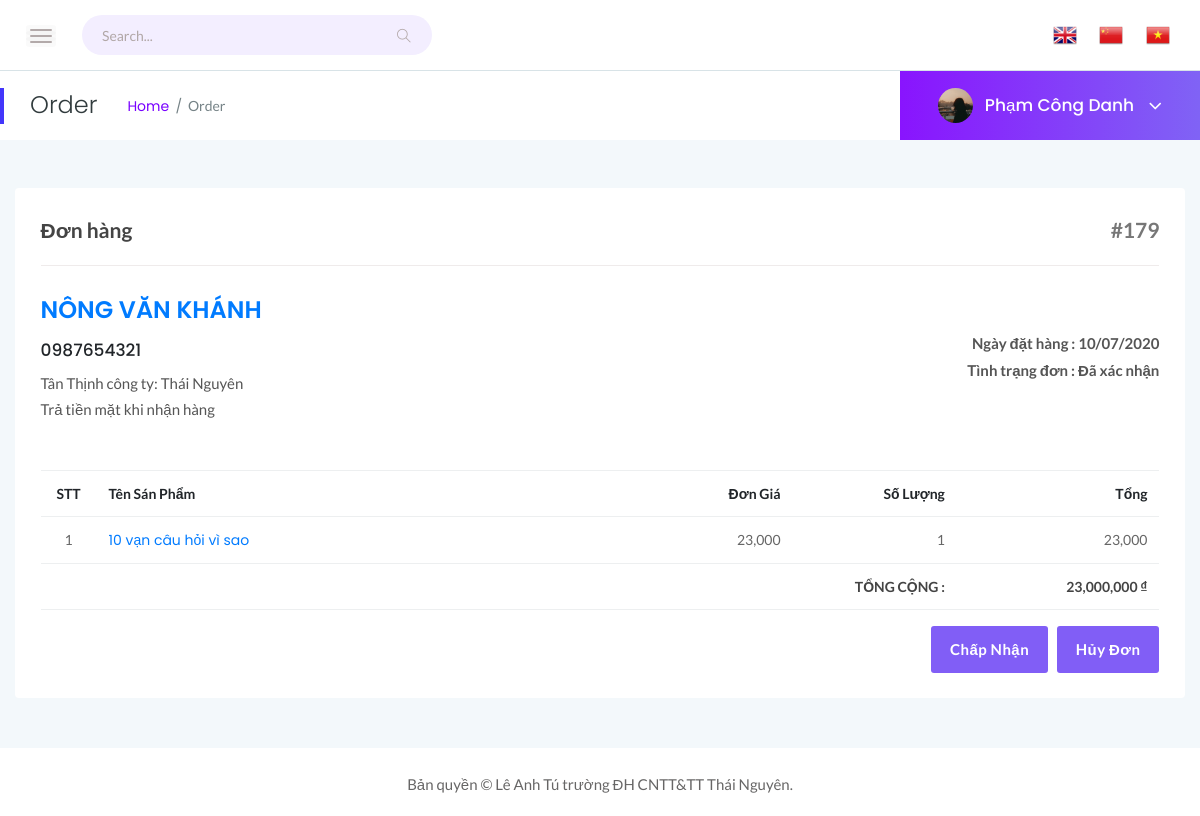
/admin.php?action=detail_order&id_order=179 (signed in), run on the app's committed database.
### tables this page shows
CREATE TABLE `order_product` (
  `id_order` int(11) NOT NULL,
  `id_user` varchar(50) NOT NULL,
  `address_order` text NOT NULL,
  `id_location` int(11) NOT NULL,
  `id_methods` int(11) NOT NULL,
  `note` text NOT NULL,
  `phone` text NOT NULL,
  `order_date` date NOT NULL,
  `price_order` int(11) NOT NULL,
  `status` int(5) NOT NULL
);

CREATE TABLE `users` (
  `id_user` varchar(50) NOT NULL,
  `password` varchar(50) NOT NULL,
  `permission` int(11) NOT NULL,
  `fullname` varchar(255) NOT NULL,
  `dateofbirth` date NOT NULL,
  `mail` varchar(255) NOT NULL,
  `phone` varchar(11) NOT NULL,
  `adress` varchar(255) NOT NULL,
  `room` varchar(50) NOT NULL,
  `id_location` int(11) NOT NULL COMMENT 'địa chỉ công ty',
  `avata` varchar(255) NOT NULL,
  `debt` int(11) NOT NULL COMMENT 'Tiền thiếu'
);

CREATE TABLE `location` (
  `id_location` int(11) NOT NULL,
  `location` varchar(255) NOT NULL,
  `note_location` text NOT NULL
);

CREATE TABLE `payment_methods` (
  `id_methods` int(11) NOT NULL,
  `methods` varchar(255) NOT NULL,
  `note` text NOT NULL
);

CREATE TABLE `status_order` (
  `status` int(5) NOT NULL,
  `note_status` text NOT NULL
);

CREATE TABLE `order_detail` (
  `id_order` int(11) NOT NULL,
  `id_product` int(11) NOT NULL,
  `qty` int(11) NOT NULL
);

CREATE TABLE `product` (
  `id_product` int(11) NOT NULL,
  `name` varchar(255) NOT NULL,
  `qty` int(11) NOT NULL COMMENT 'số lượng',
  `id_category` int(11) NOT NULL,
  `price` int(11) NOT NULL COMMENT 'đơn giá',
  `image` varchar(255) NOT NULL,
  `id_supplier` int(11) NOT NULL,
  `note` text NOT NULL
);

### controllers/admin_controller.php (called while the page is built, shortened)
<?php
	require("models/admin_model.php");
	class Admin_controller
	{
		public function __construct()
		{
			$this->model = new Admin_model();
		}
		public function Detail_order()
		{
			$id_order = $_GET['id_order'];
			$bill = $this->model->Bill_detail($id_order);
			$detail_order = $this->model->Detail_order($id_order);
			include_once("views/admin/admin_detail_order.php");
		}
	}
 ?>

### models/admin_model.php (called while the page is built, shortened)
<?php
	class Admin_model
	{
		private $conn;
		public function __construct()
		{
			$host = "localhost";
			$username = "root";
			$password = "";
			$database = "ql_car";
			$this->conn= new mysqli($host, $username, $password, $database) or die('Loi ket noi');
			$this->conn->set_charset("UTF8");
		}
		public function Detail_order($id_order)
		{
			$sql = "SELECT *,order_detail.qty AS qty_order FROM order_detail, product WHERE order_detail.id_product = product.id_product AND id_order = '$id_order'";
			$query = $this->conn->query($sql);
			return $query;
		}
		public function Bill_detail($id_order)
		{
			$sql = "SELECT order_product.*, users.fullname, status_order.*, payment_methods.methods, location.location FROM order_product, users, status_order, payment_methods, location WHERE payment_methods.id_methods = order_product.id_methods AND order_product.id_user = users.id_user AND location.id_location = order_product.id_location AND status_order.status = order_product.status AND id_order = '$id_order'";
			$query = $this->conn->query($sql);
			return $query;
		}
	}
 ?>

### views/admin/admin_detail_order.php (the view, shortened to what this page needs)
<!doctype html>
<html class="no-js" lang="en">
<head>
    <link rel="stylesheet" href="assets/css/bootstrap.min.css">
    <link rel="stylesheet" href="assets/css/font-awesome.min.css">
    <link rel="stylesheet" href="assets/css/themify-icons.css">
    <link rel="stylesheet" href="assets/css/metisMenu.css">
    <link rel="stylesheet" href="assets/css/owl.carousel.min.css">
    <link rel="stylesheet" href="assets/css/slicknav.min.css">
    <link rel="stylesheet" href="https://www.amcharts.com/lib/3/plugins/export/export.css" type="text/css" media="all" />
    <link rel="stylesheet" href="assets/css/typography.css">
    <link rel="stylesheet" href="assets/css/default-css.css">
    <link rel="stylesheet" href="assets/css/styles.css">
    <link rel="stylesheet" href="assets/css/responsive.css">
</head>
<body>
    <div class="page-container">
        <div class="main-content">
            <header>
                <?php include( "res/header.php") ?>
            </header>
            <div class="page-title-area">
                <div class="row align-items-center">
                    <div class="col-sm-6">
                        <div class="breadcrumbs-area clearfix">
                            <h4 class="page-title pull-left">Order</h4>
                            <ul class="breadcrumbs pull-left">
                                <li><a href="admin.php">Home</a>
                                </li>
                                <li><span>Order</span>
                                </li>
                            </ul>
                        </div>
                    </div>
                    <?php include_once("res/account.php"); ?>
                </div>
            </div>
            <div class="main-content-inner">
                <div class="row">
                    <div class="col-lg-12 mt-5">
                        <div class="card">
                            <div class="card-body">
                                <?php while ($show = $bill->fetch_assoc()) { ?>
                                    <div class="invoice-area">
                                        <div class="invoice-head">
                                            <div class="row">
                                                <div class="iv-left col-6">
                                                    <span>Đơn hàng</span>
                                                </div>
                                                <div class="iv-right col-6 text-md-right">
                                                    <span>#<?php echo $show['id_order'] ?></span>
                                                </div>
                                            </div>
                                        </div>
                                        <div class="row align-items-center">
                                            <div class="col-md-6">
                                                <div class="invoice-address">
                                                    <h3><a href="admin.php?action=detail_user&id_user=<?php echo $show['id_user'] ?>"><?php echo $show['fullname'] ?></a></h3>
                                                    <h5><?php echo $show['phone'] ?></h5>
                                                    <p><?php echo $show['address_order'] ?> công ty: <?php echo $show['location'] ?></p>
                                                    <p><?php echo $show['methods'] ?></p>
                                                </div>
                                            </div>
                                            <div class="col-md-6 text-md-right">
                                                <ul class="invoice-date">
                                                    <li>Ngày đặt hàng : <?php echo date_format(date_create($show['order_date']), "d/m/Y") ?></li>
                                                    <li>Tình trạng đơn : <?php echo $show['note_status'] ?></li>
                                                </ul>
                                            </div>
                                        </div>
                                        <div class="invoice-table table-responsive mt-5">
                                            <table class="table table-bordered table-hover text-right">
                                                <thead>
                                                    <tr class="text-capitalize">
                                                        <th class="text-center" style="width: 5%;">STT</th>
                                                        <th class="text-left" style="width: 45%; min-width: 130px;">Tên Sán Phẩm</th>
                                                        <th style="min-width: 100px">Đơn Giá</th>
                                                        <th>Số lượng</th>
                                                        <th>Tổng</th>
                                                    </tr>
                                                </thead>
                                                <tbody>
                                                    <?php $i=0; while ($row = $detail_order->fetch_assoc()) { $i++; ?>
                                                        <tr>
                                                            <td class="text-center"><?php echo $i ?></td>
                                                            <td class="text-left"><a href="index.php?action=infor_product&id=<?php echo $row['id_product'] ?>"><?php echo $row['name'] ?></a></td>
                                                            <td><?php echo number_format($row['price']) ?></td>
                                                            <td><?php echo $row['qty_order'] ?></td>
                                                            <td><?php echo number_format($row['price'] * $row['qty_order']) ?></td>
                                                        </tr>
                                                    <?php } ?>
                                                </tbody>
                                                <tfoot>
                                                    <tr>
                                                        <td colspan="4">Tổng cộng :</td>
                                                        <td><?php echo number_format($show['price_order']) ?> ₫</td>
                                                    </tr>
                                                </tfoot>
                                            </table>
                                        </div>
                                    </div>
                                    <div class="invoice-buttons text-right">
                                        <a href="?action=chapnhan&id_order=<?php echo $show['id_order'] ?>" class="invoice-btn">Chấp Nhận</a>
                                        <a onclick="return confirm('Bạn có chắc muốn hủy đơn hàng này?')" href="?action=huydon&id_order=<?php echo $show['id_order'] ?>" class="invoice-btn">Hủy Đơn</a>
                                    </div>
                                <?php } ?>
                            </div>
                        </div>
                    </div>
                </div>
            </div>
        </div>
        <footer>
            <?php include("res/footer.php") ?>
        </footer>
    </div>
</body>
</html>

### admin.php (shortened to what this page needs)
<?php
	include('controllers/admin_controller.php');
	$admin_controller = new Admin_controller();
	if(isset($_GET['action'])){
		$action = $_GET['action'];
	}
	else{
		$action = '';
	}
	if(isset($_SESSION['id_user']) && $_SESSION['permission'] == 1){
		switch ($action) {
			case 'detail_order':
				$admin_controller->Detail_order();
				break;
			}
	}
	else{
		include_once("views/403.php");
	}
 ?>

### views/admin/res/header.php (shortened to what this page needs)
<div class="header-area">
    <div class="row align-items-center">
        <div class="col-md-6 col-sm-8 clearfix">
            <div class="nav-btn pull-left">
                <span></span>
                <span></span>
                <span></span>
            </div>
            <div class="search-box pull-left">
                <form action="#">
                    <input type="text" name="search" placeholder="Search..." required>
                    <i class="ti-search"></i>
                </form>
            </div>
        </div>
        <div class="col-md-6 col-sm-4 clearfix">
            <ul class="notification-area pull-right">
                <li style="position:relative;" class="menu-item menu-item-gtranslate">
                            <a href="#" onclick="doGTranslate('vi|en');return false;" title="English" class="glink nturl notranslate"><img src="img/en.png" height="24" width="24" alt="English" />
                            </a>
                        </li>
                        <li style="position:relative;" class="menu-item menu-item-gtranslate">
                            <a href="#" onclick="doGTranslate('vi|zh-CN');return false;" title="Chinese (Giản thể)" class="glink nturl notranslate"><img src="img/zh-CN.png" height="24" width="24" alt="Chinese (Simplified)" />
                            </a>
                        </li>
                        <li style="position:relative;" class="menu-item menu-item-gtranslate">
                            <a href="#" onclick="doGTranslate('vi|vi');return false;" title="Vietnamese" class="glink nturl notranslate"><img src="img/vi.png" height="24" width="24" alt="Vietnamese" />
                            </a>
                        </li>
            </ul>
        </div>
    </div>
</div>

### views/admin/res/account.php (shortened to what this page needs)
<div class="col-sm-6 clearfix">
    <div class="user-profile pull-right">
        <img class="avatar user-thumb" src="img/avata/<?php echo $_SESSION['avata'] ?>" alt="avatar">
        <h4 class="user-name dropdown-toggle" data-toggle="dropdown"><?php echo $_SESSION['fullname'] ?> <i class="fa fa-angle-down"></i></h4>
    </div>
</div>

### views/admin/res/footer.php
<div class="footer-area">
    <p>Bản quyền © Lê Anh Tú trường ĐH CNTT&TT Thái Nguyên.</p>
</div>

### assets/css/responsive.css (style rules this page uses)
@media (min-width: 1200px) and (max-width: 1364px) { .main-content-inner { padding: 0 15px 50px; } }
@media (min-width: 1200px) and (max-width: 1364px) { .page-container, .sbar_collapsed.page-container { padding-left: 0; } }

### data on the page
order_product: id_order "179", id_user.fullname "NÔNG VĂN KHÁNH", phone "0987654321", address_order "Tân Thịnh", id_location.location "Thái Nguyên", id_methods.methods "Trả tiền mặt khi nhận hàng", order_date "10/07/2020", status.note_status "Đã xác nhận", price_order "23,000,000"
order_detail: id_product.name "10 vạn câu hỏi vì sao", id_product.price "23,000", qty "1", $row['price'] * $row['qty_order'] "23,000"

### other printed values
$_SESSION['fullname'] "Phạm Công Danh"
